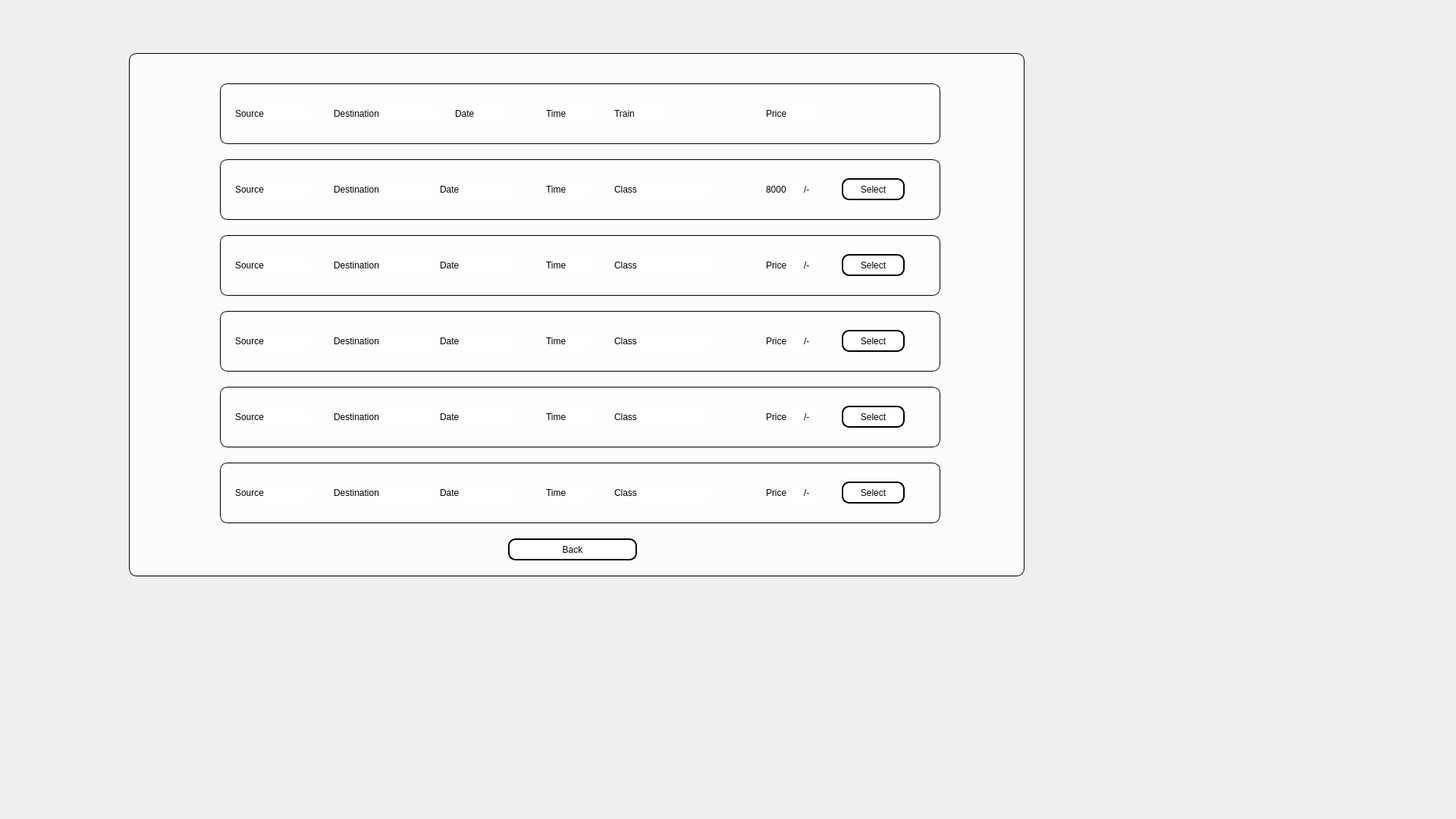
<?xml version="1.0" encoding="UTF-8"?>
<ui version="4.0">
 <class>Train</class>
 <widget class="QDialog" name="Train">
  <property name="geometry">
   <rect>
    <x>0</x>
    <y>0</y>
    <width>1920</width>
    <height>1080</height>
   </rect>
  </property>
  <property name="windowTitle">
   <string>Dialog</string>
  </property>
  <property name="styleSheet">
   <string notr="true">#Train{
border-image: url(:/images/trains.jpeg);

}
*{
font: 700 12pt &quot;Nexa Bold&quot;;
}
QFrame{
background-color: rgba(255, 255, 255,0.8);
border-style: outset;
border-width: 1px;
border-radius: 10px;
border-color: black;
}
QLabel{

color:black;
border-width:0px;
}
QPushButton{
background-color: rgb(255, 255, 255);
border-style: outset;
border-width: 2px;
border-radius: 10px;
border-color: rgb(0, 0, 0);
	color: rgb(0, 0, 0);
}
QPushButton:hover{
border-style: outset;
border-width: 2px;
border-radius: 10px;
border-color: rgb(0, 0, 0);
background-color: rgb(0, 0, 0);
	color: rgb(255, 255, 255);
}</string>
  </property>
  <widget class="QFrame" name="frame_6">
   <property name="geometry">
    <rect>
     <x>170</x>
     <y>70</y>
     <width>1181</width>
     <height>690</height>
    </rect>
   </property>
   <property name="frameShape">
    <enum>QFrame::StyledPanel</enum>
   </property>
   <property name="frameShadow">
    <enum>QFrame::Raised</enum>
   </property>
   <widget class="QFrame" name="frame_5">
    <property name="geometry">
     <rect>
      <x>120</x>
      <y>540</y>
      <width>950</width>
      <height>80</height>
     </rect>
    </property>
    <property name="frameShape">
     <enum>QFrame::StyledPanel</enum>
    </property>
    <property name="frameShadow">
     <enum>QFrame::Raised</enum>
    </property>
    <widget class="QLabel" name="label1_5">
     <property name="geometry">
      <rect>
       <x>20</x>
       <y>30</y>
       <width>100</width>
       <height>20</height>
      </rect>
     </property>
     <property name="text">
      <string>Source</string>
     </property>
    </widget>
    <widget class="QLabel" name="label2_5">
     <property name="geometry">
      <rect>
       <x>150</x>
       <y>30</y>
       <width>140</width>
       <height>20</height>
      </rect>
     </property>
     <property name="text">
      <string>Destination</string>
     </property>
    </widget>
    <widget class="QLabel" name="label5_5">
     <property name="geometry">
      <rect>
       <x>290</x>
       <y>30</y>
       <width>100</width>
       <height>20</height>
      </rect>
     </property>
     <property name="text">
      <string>Date</string>
     </property>
    </widget>
    <widget class="QLabel" name="label6_5">
     <property name="geometry">
      <rect>
       <x>430</x>
       <y>30</y>
       <width>63</width>
       <height>20</height>
      </rect>
     </property>
     <property name="text">
      <string>Time</string>
     </property>
    </widget>
    <widget class="QPushButton" name="pushButton_5">
     <property name="geometry">
      <rect>
       <x>820</x>
       <y>25</y>
       <width>83</width>
       <height>29</height>
      </rect>
     </property>
     <property name="text">
      <string>Select</string>
     </property>
    </widget>
    <widget class="QLabel" name="label3_5">
     <property name="geometry">
      <rect>
       <x>520</x>
       <y>30</y>
       <width>130</width>
       <height>20</height>
      </rect>
     </property>
     <property name="text">
      <string>Class</string>
     </property>
    </widget>
    <widget class="QLabel" name="label4_5">
     <property name="geometry">
      <rect>
       <x>720</x>
       <y>30</y>
       <width>63</width>
       <height>20</height>
      </rect>
     </property>
     <property name="text">
      <string>Price</string>
     </property>
    </widget>
    <widget class="QLabel" name="label_5">
     <property name="geometry">
      <rect>
       <x>770</x>
       <y>30</y>
       <width>21</width>
       <height>20</height>
      </rect>
     </property>
     <property name="text">
      <string>/-</string>
     </property>
    </widget>
   </widget>
   <widget class="QFrame" name="frame_2">
    <property name="geometry">
     <rect>
      <x>120</x>
      <y>240</y>
      <width>950</width>
      <height>80</height>
     </rect>
    </property>
    <property name="frameShape">
     <enum>QFrame::StyledPanel</enum>
    </property>
    <property name="frameShadow">
     <enum>QFrame::Raised</enum>
    </property>
    <widget class="QLabel" name="label1_2">
     <property name="geometry">
      <rect>
       <x>20</x>
       <y>30</y>
       <width>100</width>
       <height>20</height>
      </rect>
     </property>
     <property name="text">
      <string>Source</string>
     </property>
    </widget>
    <widget class="QLabel" name="label2_2">
     <property name="geometry">
      <rect>
       <x>150</x>
       <y>30</y>
       <width>140</width>
       <height>20</height>
      </rect>
     </property>
     <property name="text">
      <string>Destination</string>
     </property>
    </widget>
    <widget class="QLabel" name="label5_2">
     <property name="geometry">
      <rect>
       <x>290</x>
       <y>30</y>
       <width>100</width>
       <height>20</height>
      </rect>
     </property>
     <property name="text">
      <string>Date</string>
     </property>
    </widget>
    <widget class="QLabel" name="label6_2">
     <property name="geometry">
      <rect>
       <x>430</x>
       <y>30</y>
       <width>63</width>
       <height>20</height>
      </rect>
     </property>
     <property name="text">
      <string>Time</string>
     </property>
    </widget>
    <widget class="QPushButton" name="pushButton_2">
     <property name="geometry">
      <rect>
       <x>820</x>
       <y>25</y>
       <width>83</width>
       <height>29</height>
      </rect>
     </property>
     <property name="text">
      <string>Select</string>
     </property>
    </widget>
    <widget class="QLabel" name="label3_2">
     <property name="geometry">
      <rect>
       <x>520</x>
       <y>30</y>
       <width>130</width>
       <height>20</height>
      </rect>
     </property>
     <property name="text">
      <string>Class</string>
     </property>
    </widget>
    <widget class="QLabel" name="label4_2">
     <property name="geometry">
      <rect>
       <x>720</x>
       <y>30</y>
       <width>63</width>
       <height>20</height>
      </rect>
     </property>
     <property name="text">
      <string>Price</string>
     </property>
    </widget>
    <widget class="QLabel" name="label_2">
     <property name="geometry">
      <rect>
       <x>770</x>
       <y>30</y>
       <width>21</width>
       <height>20</height>
      </rect>
     </property>
     <property name="text">
      <string>/-</string>
     </property>
    </widget>
   </widget>
   <widget class="QFrame" name="frame">
    <property name="geometry">
     <rect>
      <x>120</x>
      <y>140</y>
      <width>950</width>
      <height>80</height>
     </rect>
    </property>
    <property name="frameShape">
     <enum>QFrame::StyledPanel</enum>
    </property>
    <property name="frameShadow">
     <enum>QFrame::Raised</enum>
    </property>
    <widget class="QLabel" name="label1">
     <property name="geometry">
      <rect>
       <x>20</x>
       <y>30</y>
       <width>100</width>
       <height>20</height>
      </rect>
     </property>
     <property name="text">
      <string>Source</string>
     </property>
    </widget>
    <widget class="QLabel" name="label2">
     <property name="geometry">
      <rect>
       <x>150</x>
       <y>30</y>
       <width>140</width>
       <height>20</height>
      </rect>
     </property>
     <property name="text">
      <string>Destination</string>
     </property>
    </widget>
    <widget class="QLabel" name="label5">
     <property name="geometry">
      <rect>
       <x>290</x>
       <y>30</y>
       <width>100</width>
       <height>20</height>
      </rect>
     </property>
     <property name="text">
      <string>Date</string>
     </property>
    </widget>
    <widget class="QLabel" name="label6">
     <property name="geometry">
      <rect>
       <x>430</x>
       <y>30</y>
       <width>63</width>
       <height>20</height>
      </rect>
     </property>
     <property name="text">
      <string>Time</string>
     </property>
    </widget>
    <widget class="QPushButton" name="pushButton">
     <property name="geometry">
      <rect>
       <x>820</x>
       <y>25</y>
       <width>83</width>
       <height>29</height>
      </rect>
     </property>
     <property name="text">
      <string>Select</string>
     </property>
    </widget>
    <widget class="QLabel" name="label3">
     <property name="geometry">
      <rect>
       <x>520</x>
       <y>30</y>
       <width>130</width>
       <height>20</height>
      </rect>
     </property>
     <property name="text">
      <string>Class</string>
     </property>
    </widget>
    <widget class="QLabel" name="label4">
     <property name="geometry">
      <rect>
       <x>720</x>
       <y>30</y>
       <width>60</width>
       <height>20</height>
      </rect>
     </property>
     <property name="text">
      <string>8000</string>
     </property>
    </widget>
    <widget class="QLabel" name="label">
     <property name="geometry">
      <rect>
       <x>770</x>
       <y>30</y>
       <width>21</width>
       <height>20</height>
      </rect>
     </property>
     <property name="text">
      <string>/-</string>
     </property>
    </widget>
   </widget>
   <widget class="QFrame" name="frame_3">
    <property name="geometry">
     <rect>
      <x>120</x>
      <y>340</y>
      <width>950</width>
      <height>80</height>
     </rect>
    </property>
    <property name="frameShape">
     <enum>QFrame::StyledPanel</enum>
    </property>
    <property name="frameShadow">
     <enum>QFrame::Raised</enum>
    </property>
    <widget class="QLabel" name="label1_3">
     <property name="geometry">
      <rect>
       <x>20</x>
       <y>30</y>
       <width>100</width>
       <height>20</height>
      </rect>
     </property>
     <property name="text">
      <string>Source</string>
     </property>
    </widget>
    <widget class="QLabel" name="label2_3">
     <property name="geometry">
      <rect>
       <x>150</x>
       <y>30</y>
       <width>140</width>
       <height>20</height>
      </rect>
     </property>
     <property name="text">
      <string>Destination</string>
     </property>
    </widget>
    <widget class="QLabel" name="label5_3">
     <property name="geometry">
      <rect>
       <x>290</x>
       <y>30</y>
       <width>100</width>
       <height>20</height>
      </rect>
     </property>
     <property name="text">
      <string>Date</string>
     </property>
    </widget>
    <widget class="QLabel" name="label6_3">
     <property name="geometry">
      <rect>
       <x>430</x>
       <y>30</y>
       <width>63</width>
       <height>20</height>
      </rect>
     </property>
     <property name="text">
      <string>Time</string>
     </property>
    </widget>
    <widget class="QPushButton" name="pushButton_3">
     <property name="geometry">
      <rect>
       <x>820</x>
       <y>25</y>
       <width>83</width>
       <height>29</height>
      </rect>
     </property>
     <property name="text">
      <string>Select</string>
     </property>
    </widget>
    <widget class="QLabel" name="label3_3">
     <property name="geometry">
      <rect>
       <x>520</x>
       <y>30</y>
       <width>130</width>
       <height>20</height>
      </rect>
     </property>
     <property name="text">
      <string>Class</string>
     </property>
    </widget>
    <widget class="QLabel" name="label4_3">
     <property name="geometry">
      <rect>
       <x>720</x>
       <y>30</y>
       <width>63</width>
       <height>20</height>
      </rect>
     </property>
     <property name="text">
      <string>Price</string>
     </property>
    </widget>
    <widget class="QLabel" name="label_3">
     <property name="geometry">
      <rect>
       <x>770</x>
       <y>30</y>
       <width>21</width>
       <height>20</height>
      </rect>
     </property>
     <property name="text">
      <string>/-</string>
     </property>
    </widget>
   </widget>
   <widget class="QFrame" name="frame_4">
    <property name="geometry">
     <rect>
      <x>120</x>
      <y>440</y>
      <width>950</width>
      <height>80</height>
     </rect>
    </property>
    <property name="frameShape">
     <enum>QFrame::StyledPanel</enum>
    </property>
    <property name="frameShadow">
     <enum>QFrame::Raised</enum>
    </property>
    <widget class="QLabel" name="label1_4">
     <property name="geometry">
      <rect>
       <x>20</x>
       <y>30</y>
       <width>100</width>
       <height>20</height>
      </rect>
     </property>
     <property name="text">
      <string>Source</string>
     </property>
    </widget>
    <widget class="QLabel" name="label2_4">
     <property name="geometry">
      <rect>
       <x>150</x>
       <y>30</y>
       <width>140</width>
       <height>20</height>
      </rect>
     </property>
     <property name="text">
      <string>Destination</string>
     </property>
    </widget>
    <widget class="QLabel" name="label5_4">
     <property name="geometry">
      <rect>
       <x>290</x>
       <y>30</y>
       <width>100</width>
       <height>20</height>
      </rect>
     </property>
     <property name="text">
      <string>Date</string>
     </property>
    </widget>
    <widget class="QLabel" name="label6_4">
     <property name="geometry">
      <rect>
       <x>430</x>
       <y>30</y>
       <width>63</width>
       <height>20</height>
      </rect>
     </property>
     <property name="text">
      <string>Time</string>
     </property>
    </widget>
    <widget class="QPushButton" name="pushButton_4">
     <property name="geometry">
      <rect>
       <x>820</x>
       <y>25</y>
       <width>83</width>
       <height>29</height>
      </rect>
     </property>
     <property name="text">
      <string>Select</string>
     </property>
    </widget>
    <widget class="QLabel" name="label3_4">
     <property name="geometry">
      <rect>
       <x>520</x>
       <y>30</y>
       <width>120</width>
       <height>20</height>
      </rect>
     </property>
     <property name="text">
      <string>Class</string>
     </property>
    </widget>
    <widget class="QLabel" name="label4_4">
     <property name="geometry">
      <rect>
       <x>720</x>
       <y>30</y>
       <width>63</width>
       <height>20</height>
      </rect>
     </property>
     <property name="text">
      <string>Price</string>
     </property>
    </widget>
    <widget class="QLabel" name="label_4">
     <property name="geometry">
      <rect>
       <x>770</x>
       <y>30</y>
       <width>21</width>
       <height>20</height>
      </rect>
     </property>
     <property name="text">
      <string>/-</string>
     </property>
    </widget>
   </widget>
   <widget class="QFrame" name="frame_7">
    <property name="geometry">
     <rect>
      <x>120</x>
      <y>40</y>
      <width>950</width>
      <height>80</height>
     </rect>
    </property>
    <property name="styleSheet">
     <string notr="true">QLabel{
font: 700 15pt &quot;Nexa Bold&quot; bold;

}
</string>
    </property>
    <property name="frameShape">
     <enum>QFrame::StyledPanel</enum>
    </property>
    <property name="frameShadow">
     <enum>QFrame::Raised</enum>
    </property>
    <widget class="QLabel" name="label1_11">
     <property name="geometry">
      <rect>
       <x>20</x>
       <y>30</y>
       <width>100</width>
       <height>20</height>
      </rect>
     </property>
     <property name="text">
      <string>Source</string>
     </property>
    </widget>
    <widget class="QLabel" name="label2_11">
     <property name="geometry">
      <rect>
       <x>150</x>
       <y>30</y>
       <width>140</width>
       <height>20</height>
      </rect>
     </property>
     <property name="text">
      <string>Destination</string>
     </property>
    </widget>
    <widget class="QLabel" name="label5_11">
     <property name="geometry">
      <rect>
       <x>310</x>
       <y>30</y>
       <width>70</width>
       <height>20</height>
      </rect>
     </property>
     <property name="text">
      <string>Date</string>
     </property>
    </widget>
    <widget class="QLabel" name="label6_11">
     <property name="geometry">
      <rect>
       <x>430</x>
       <y>30</y>
       <width>63</width>
       <height>20</height>
      </rect>
     </property>
     <property name="text">
      <string>Time</string>
     </property>
    </widget>
    <widget class="QLabel" name="label3_11">
     <property name="geometry">
      <rect>
       <x>520</x>
       <y>30</y>
       <width>70</width>
       <height>20</height>
      </rect>
     </property>
     <property name="text">
      <string>Train</string>
     </property>
    </widget>
    <widget class="QLabel" name="label4_11">
     <property name="geometry">
      <rect>
       <x>720</x>
       <y>30</y>
       <width>71</width>
       <height>20</height>
      </rect>
     </property>
     <property name="text">
      <string>Price</string>
     </property>
    </widget>
   </widget>
   <widget class="QPushButton" name="pushButton_6">
    <property name="geometry">
     <rect>
      <x>500</x>
      <y>640</y>
      <width>170</width>
      <height>29</height>
     </rect>
    </property>
    <property name="text">
     <string>Back</string>
    </property>
   </widget>
  </widget>
 </widget>
 <resources/>
 <connections/>
</ui>
